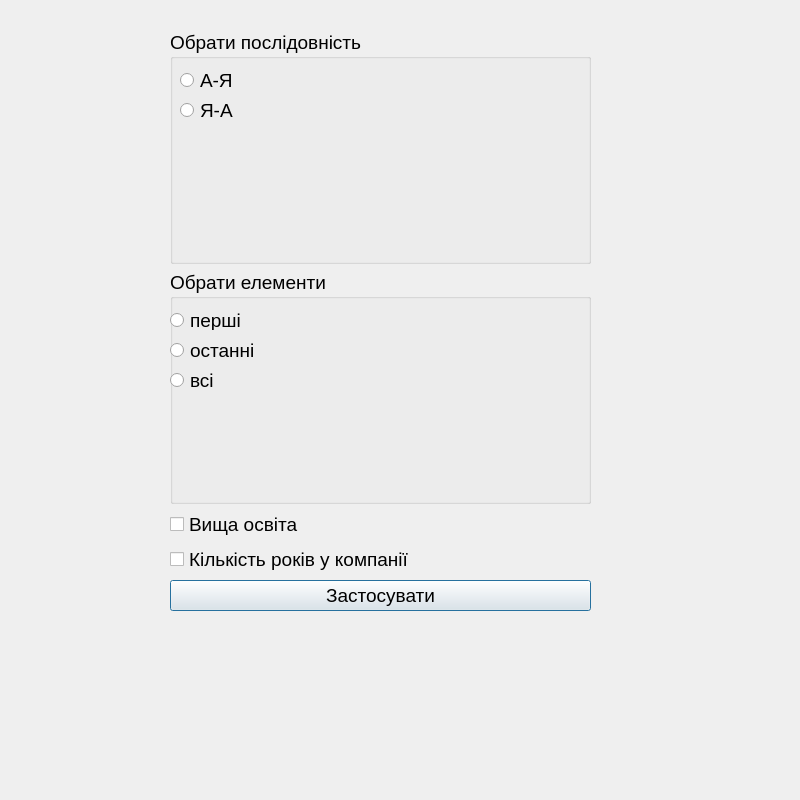
<?xml version="1.0" encoding="UTF-8"?>
<ui version="4.0">
 <class>Sorting</class>
 <widget class="QDialog" name="Sorting">
  <property name="geometry">
   <rect>
    <x>0</x>
    <y>0</y>
    <width>800</width>
    <height>800</height>
   </rect>
  </property>
  <property name="minimumSize">
   <size>
    <width>800</width>
    <height>800</height>
   </size>
  </property>
  <property name="maximumSize">
   <size>
    <width>800</width>
    <height>800</height>
   </size>
  </property>
  <property name="windowTitle">
   <string>Dialog</string>
  </property>
  <widget class="QWidget" name="verticalLayoutWidget">
   <property name="geometry">
    <rect>
     <x>170</x>
     <y>30</y>
     <width>421</width>
     <height>581</height>
    </rect>
   </property>
   <layout class="QVBoxLayout" name="verticalLayout">
    <item>
     <layout class="QVBoxLayout" name="verticalLayout_3">
      <property name="topMargin">
       <number>0</number>
      </property>
      <item>
       <widget class="QGroupBox" name="groupBox">
        <property name="font">
         <font>
          <pointsize>14</pointsize>
         </font>
        </property>
        <property name="title">
         <string>Обрати послідовність</string>
        </property>
        <widget class="QRadioButton" name="radioButton">
         <property name="geometry">
          <rect>
           <x>10</x>
           <y>40</y>
           <width>291</width>
           <height>21</height>
          </rect>
         </property>
         <property name="toolTipDuration">
          <number>-1</number>
         </property>
         <property name="text">
          <string>А-Я</string>
         </property>
        </widget>
        <widget class="QRadioButton" name="radioButton_2">
         <property name="geometry">
          <rect>
           <x>10</x>
           <y>70</y>
           <width>173</width>
           <height>20</height>
          </rect>
         </property>
         <property name="text">
          <string>Я-А</string>
         </property>
        </widget>
       </widget>
      </item>
     </layout>
    </item>
    <item>
     <layout class="QVBoxLayout" name="verticalLayout_2">
      <item>
       <widget class="QGroupBox" name="groupBox_2">
        <property name="font">
         <font>
          <pointsize>14</pointsize>
         </font>
        </property>
        <property name="title">
         <string>Обрати елементи</string>
        </property>
        <widget class="QRadioButton" name="radioButton_3">
         <property name="geometry">
          <rect>
           <x>0</x>
           <y>40</y>
           <width>173</width>
           <height>20</height>
          </rect>
         </property>
         <property name="text">
          <string>перші</string>
         </property>
        </widget>
        <widget class="QRadioButton" name="radioButton_4">
         <property name="geometry">
          <rect>
           <x>0</x>
           <y>70</y>
           <width>173</width>
           <height>20</height>
          </rect>
         </property>
         <property name="text">
          <string>останні</string>
         </property>
        </widget>
        <widget class="QRadioButton" name="radioButton_5">
         <property name="geometry">
          <rect>
           <x>0</x>
           <y>100</y>
           <width>95</width>
           <height>20</height>
          </rect>
         </property>
         <property name="text">
          <string>всі</string>
         </property>
        </widget>
       </widget>
      </item>
     </layout>
    </item>
    <item>
     <widget class="QCheckBox" name="checkBox">
      <property name="font">
       <font>
        <pointsize>14</pointsize>
       </font>
      </property>
      <property name="text">
       <string>Вища освіта</string>
      </property>
     </widget>
    </item>
    <item>
     <widget class="QCheckBox" name="checkBox_2">
      <property name="font">
       <font>
        <pointsize>14</pointsize>
       </font>
      </property>
      <property name="text">
       <string>Кількість років у компанії</string>
      </property>
     </widget>
    </item>
    <item>
     <widget class="QPushButton" name="pushButton">
      <property name="font">
       <font>
        <pointsize>14</pointsize>
       </font>
      </property>
      <property name="text">
       <string>Застосувати</string>
      </property>
     </widget>
    </item>
   </layout>
  </widget>
 </widget>
 <resources/>
 <connections/>
</ui>
